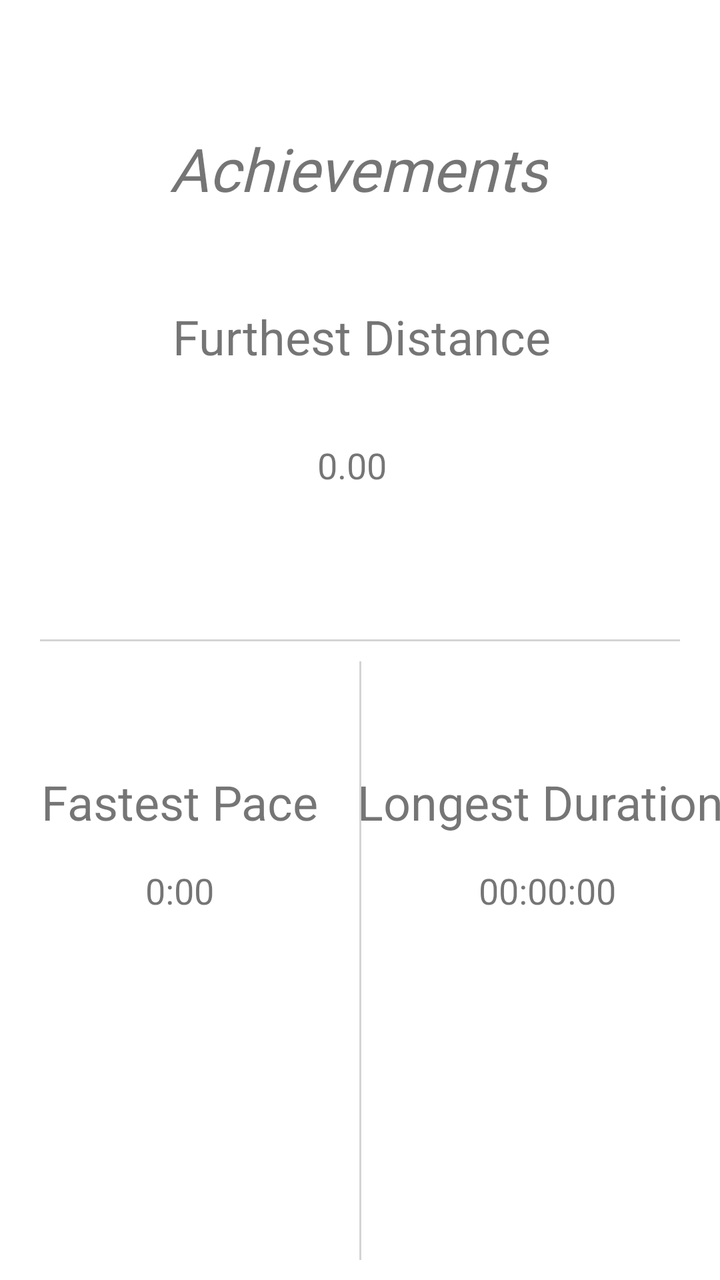
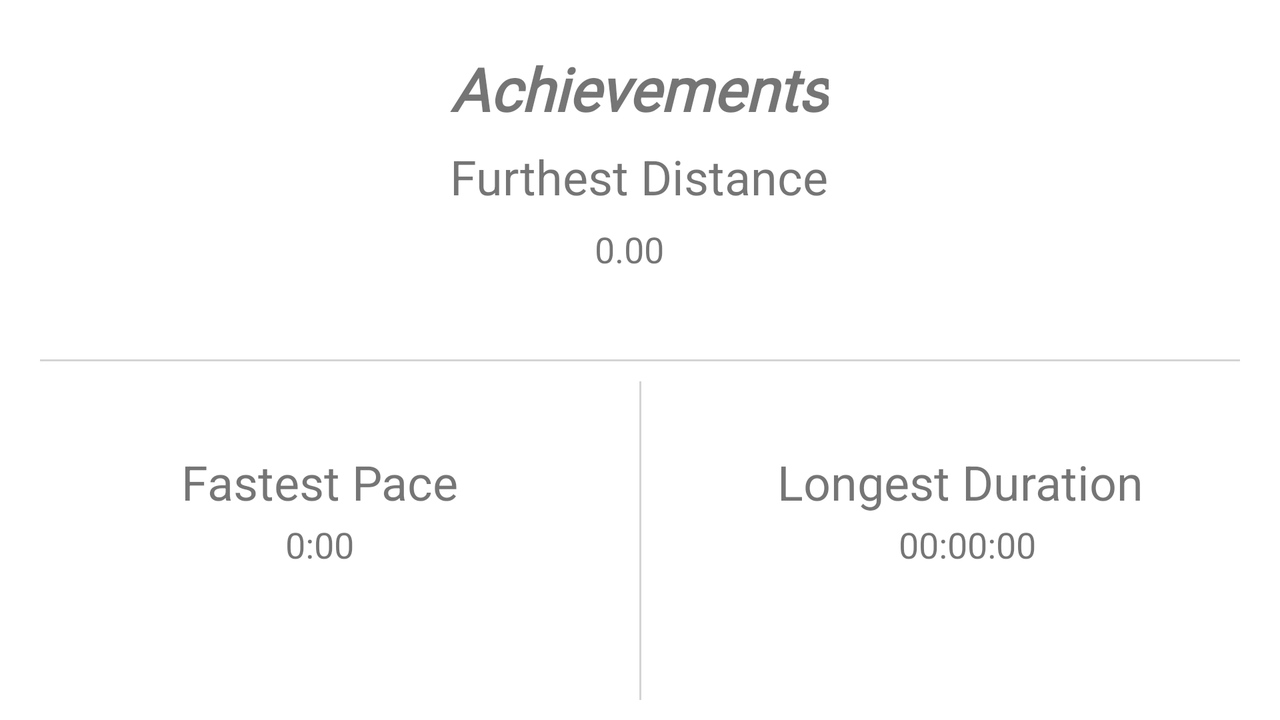

An Android layout and its configuration variant, each rendered on a device that would load it. The default file and the variant file are quoted in full after the pictures.
<!-- AndroidManifest.xml: application theme Theme.ActivityTracker -->
<!-- res/layout/profile_fragment.xml -->
<?xml version="1.0" encoding="utf-8"?>
<FrameLayout xmlns:android="http://schemas.android.com/apk/res/android"
    xmlns:app="http://schemas.android.com/apk/res-auto"
    xmlns:tools="http://schemas.android.com/tools"
    android:layout_width="match_parent"
    android:layout_height="match_parent"
    android:alpha="5"
    tools:context=".profile.ProfileFragment">

    <androidx.constraintlayout.widget.ConstraintLayout
        android:layout_width="match_parent"
        android:layout_height="match_parent">

        <TextView
            android:id="@+id/furthestDistTitle"
            android:layout_width="wrap_content"
            android:layout_height="wrap_content"
            android:layout_marginTop="152dp"
            android:gravity="center"
            android:text="@string/furthest_dist_title"
            android:textSize="24sp"
            app:layout_constraintEnd_toEndOf="parent"
            app:layout_constraintHorizontal_bias="0.505"
            app:layout_constraintStart_toStartOf="parent"
            app:layout_constraintTop_toTopOf="parent" />

        <View
            android:id="@+id/horizontalDivider"
            android:layout_width="match_parent"
            android:layout_height="1dp"
            android:layout_marginStart="20dp"
            android:layout_marginLeft="20dp"
            android:layout_marginEnd="20dp"
            android:layout_marginRight="20dp"
            android:alpha="0.5"
            android:background="@android:color/darker_gray"
            app:layout_constraintBottom_toBottomOf="parent"
            app:layout_constraintEnd_toEndOf="parent"
            app:layout_constraintStart_toStartOf="parent"
            app:layout_constraintTop_toTopOf="parent" />

        <TextView
            android:id="@+id/furthestDist"
            android:layout_width="wrap_content"
            android:layout_height="wrap_content"
            android:layout_marginTop="36dp"
            android:gravity="center"
            android:text="@string/initial_dist"
            android:textSize="18sp"
            app:layout_constraintBottom_toTopOf="@+id/horizontalDivider"
            app:layout_constraintEnd_toEndOf="@+id/furthestDistTitle"
            app:layout_constraintHorizontal_bias="0.468"
            app:layout_constraintStart_toStartOf="@+id/furthestDistTitle"
            app:layout_constraintTop_toBottomOf="@+id/furthestDistTitle"
            app:layout_constraintVertical_bias="0.0" />

        <TextView
            android:id="@+id/fastestPaceTitle"
            android:layout_width="wrap_content"
            android:layout_height="wrap_content"
            android:layout_marginTop="140dp"
            android:layout_weight="1"
            android:gravity="center"
            android:text="@string/fastest_pace"
            android:textSize="24sp"
            app:layout_constraintEnd_toStartOf="@+id/verticalDivider"
            app:layout_constraintHorizontal_chainStyle="spread"
            app:layout_constraintStart_toStartOf="parent"
            app:layout_constraintTop_toBottomOf="@+id/furthestDist" />

        <TextView
            android:id="@+id/fastestPace"
            android:layout_width="wrap_content"
            android:layout_height="wrap_content"
            android:layout_marginTop="16dp"
            android:layout_weight="1"
            android:gravity="center"
            android:text="@string/initial_pace"
            android:textSize="18sp"
            app:layout_constraintBottom_toBottomOf="parent"
            app:layout_constraintEnd_toEndOf="@+id/fastestPaceTitle"
            app:layout_constraintStart_toStartOf="@+id/fastestPaceTitle"
            app:layout_constraintTop_toBottomOf="@+id/fastestPaceTitle"
            app:layout_constraintVertical_bias="0.0" />

        <View
            android:id="@+id/verticalDivider"
            android:layout_width="1dp"
            android:layout_height="0dp"
            android:layout_marginTop="10dp"
            android:layout_marginBottom="10dp"
            android:alpha="0.5"
            android:background="@android:color/darker_gray"
            app:layout_constraintBottom_toBottomOf="parent"
            app:layout_constraintEnd_toEndOf="parent"
            app:layout_constraintStart_toStartOf="parent"
            app:layout_constraintTop_toBottomOf="@+id/horizontalDivider" />

        <TextView
            android:id="@+id/longestDurationTitle"
            android:layout_width="wrap_content"
            android:layout_height="wrap_content"
            android:layout_marginTop="140dp"
            android:layout_weight="1"
            android:gravity="center"
            android:text="@string/longest_duration"
            android:textSize="24sp"
            app:layout_constraintEnd_toEndOf="parent"
            app:layout_constraintStart_toEndOf="@+id/verticalDivider"
            app:layout_constraintTop_toBottomOf="@+id/furthestDist" />

        <TextView
            android:id="@+id/longestDuration"
            android:layout_width="wrap_content"
            android:layout_height="wrap_content"
            android:layout_marginTop="16dp"
            android:layout_weight="1"
            android:gravity="center"
            android:text="@string/initial_time"
            android:textSize="18sp"
            app:layout_constraintBottom_toBottomOf="parent"
            app:layout_constraintEnd_toEndOf="@+id/longestDurationTitle"
            app:layout_constraintHorizontal_bias="0.531"
            app:layout_constraintStart_toStartOf="@+id/longestDurationTitle"
            app:layout_constraintTop_toBottomOf="@+id/longestDurationTitle"
            app:layout_constraintVertical_bias="0.0" />

        <TextView
            android:id="@+id/profile_title"
            android:layout_width="wrap_content"
            android:layout_height="46dp"
            android:layout_marginTop="64dp"
            android:fontFamily="@font/rubik_light"
            android:text="@string/profile_frag_title"
            android:textSize="30sp"
            android:textStyle="italic"
            app:layout_constraintEnd_toEndOf="parent"
            app:layout_constraintHorizontal_bias="0.497"
            app:layout_constraintStart_toStartOf="parent"
            app:layout_constraintTop_toTopOf="parent" />

    </androidx.constraintlayout.widget.ConstraintLayout>

</FrameLayout>
<!-- resources referenced by this layout -->
<resources>
  <string name="fastest_pace">Fastest Pace</string>
  <string name="furthest_dist_title">Furthest Distance</string>
  <string name="initial_dist">0.00</string>
  <string name="initial_pace">0:00</string>
  <string name="initial_time">00:00:00</string>
  <string name="longest_duration">Longest Duration</string>
  <string name="profile_frag_title">Achievements</string>
  <style name="Theme.ActivityTracker" parent="Theme.MaterialComponents.DayNight.NoActionBar">
          
          <item name="colorPrimary">@color/black</item>
          <item name="colorPrimaryVariant">@color/black</item>
          <item name="colorOnPrimary">@color/white</item>
          
          <item name="colorSecondary">@color/teal_200</item>
          <item name="colorSecondaryVariant">@color/teal_700</item>
          <item name="colorOnSecondary">@color/black</item>
          
          <item name="android:statusBarColor" tools:targetApi="l">?attr/colorPrimaryVariant</item>
          
      </style>
  <color name="black">#FF000000</color>
  <color name="white">#FFFFFFFF</color>
  <color name="teal_200">#FF03DAC5</color>
  <color name="teal_700">#FF018786</color>
</resources>
<!-- res/layout-land/profile_fragment.xml (the repository's variant of the layout above) -->
<!-- drawn on the phone turned sideways -->
<?xml version="1.0" encoding="utf-8"?>
<FrameLayout xmlns:android="http://schemas.android.com/apk/res/android"
    xmlns:app="http://schemas.android.com/apk/res-auto"
    xmlns:tools="http://schemas.android.com/tools"
    android:layout_width="match_parent"
    android:layout_height="match_parent"
    tools:context=".profile.ProfileFragment">

    <androidx.constraintlayout.widget.ConstraintLayout
        android:layout_width="match_parent"
        android:layout_height="match_parent">

        <TextView
            android:id="@+id/furthestDistTitle"
            android:layout_width="wrap_content"
            android:layout_height="wrap_content"
            android:layout_marginTop="72dp"
            android:gravity="center"
            android:text="@string/furthest_dist_title"
            android:textSize="24sp"
            app:layout_constraintEnd_toEndOf="parent"
            app:layout_constraintHorizontal_bias="0.499"
            app:layout_constraintStart_toStartOf="parent"
            app:layout_constraintTop_toTopOf="parent" />

        <View
            android:id="@+id/horizontalDivider"
            android:layout_width="match_parent"
            android:layout_height="1dp"
            android:layout_marginStart="20dp"
            android:layout_marginLeft="20dp"
            android:layout_marginEnd="20dp"
            android:layout_marginRight="20dp"
            android:alpha="0.5"
            android:background="@android:color/darker_gray"
            app:layout_constraintBottom_toBottomOf="parent"
            app:layout_constraintEnd_toEndOf="parent"
            app:layout_constraintStart_toStartOf="parent"
            app:layout_constraintTop_toTopOf="parent" />

        <TextView
            android:id="@+id/furthestDist"
            android:layout_width="wrap_content"
            android:layout_height="wrap_content"
            android:layout_marginTop="8dp"
            android:gravity="center"
            android:text="@string/initial_dist"
            android:textSize="18sp"
            app:layout_constraintBottom_toTopOf="@+id/horizontalDivider"
            app:layout_constraintEnd_toEndOf="@+id/furthestDistTitle"
            app:layout_constraintHorizontal_bias="0.468"
            app:layout_constraintStart_toStartOf="@+id/furthestDistTitle"
            app:layout_constraintTop_toBottomOf="@+id/furthestDistTitle"
            app:layout_constraintVertical_bias="0.0" />

        <TextView
            android:id="@+id/fastestPaceTitle"
            android:layout_width="wrap_content"
            android:layout_height="wrap_content"
            android:layout_marginTop="88dp"
            android:layout_weight="1"
            android:gravity="center"
            android:text="@string/fastest_pace"
            android:textSize="24sp"
            app:layout_constraintEnd_toStartOf="@+id/verticalDivider"
            app:layout_constraintHorizontal_chainStyle="spread"
            app:layout_constraintStart_toStartOf="parent"
            app:layout_constraintTop_toBottomOf="@+id/furthestDist" />

        <TextView
            android:id="@+id/fastestPace"
            android:layout_width="wrap_content"
            android:layout_height="wrap_content"
            android:layout_marginTop="3dp"
            android:layout_weight="1"
            android:gravity="center"
            android:text="@string/initial_pace"
            android:textSize="18sp"
            app:layout_constraintBottom_toBottomOf="parent"
            app:layout_constraintEnd_toEndOf="@+id/fastestPaceTitle"
            app:layout_constraintStart_toStartOf="@+id/fastestPaceTitle"
            app:layout_constraintTop_toBottomOf="@+id/fastestPaceTitle"
            app:layout_constraintVertical_bias="0.0" />

        <TextView
            android:id="@+id/longestDurationTitle"
            android:layout_width="wrap_content"
            android:layout_height="wrap_content"
            android:layout_marginTop="88dp"
            android:layout_weight="1"
            android:gravity="center"
            android:text="@string/longest_duration"
            android:textSize="24sp"
            app:layout_constraintEnd_toEndOf="parent"
            app:layout_constraintStart_toEndOf="@+id/verticalDivider"
            app:layout_constraintTop_toBottomOf="@+id/furthestDist" />

        <TextView
            android:id="@+id/longestDuration"
            android:layout_width="wrap_content"
            android:layout_height="wrap_content"
            android:layout_marginTop="3dp"
            android:layout_weight="1"
            android:gravity="center"
            android:text="@string/initial_time"
            android:textSize="18sp"
            app:layout_constraintBottom_toBottomOf="parent"
            app:layout_constraintEnd_toEndOf="@+id/longestDurationTitle"
            app:layout_constraintHorizontal_bias="0.531"
            app:layout_constraintStart_toStartOf="@+id/longestDurationTitle"
            app:layout_constraintTop_toBottomOf="@+id/longestDurationTitle"
            app:layout_constraintVertical_bias="0.0" />

        <TextView
            android:id="@+id/profile_title2"
            android:layout_width="wrap_content"
            android:layout_height="46dp"
            android:layout_marginTop="24dp"
            android:fontFamily="@font/rubik_light"
            android:text="@string/profile_frag_title"
            android:textSize="30sp"
            android:textStyle="bold|italic"
            app:layout_constraintEnd_toEndOf="parent"
            app:layout_constraintHorizontal_bias="0.499"
            app:layout_constraintStart_toStartOf="parent"
            app:layout_constraintTop_toTopOf="parent" />

        <View
            android:id="@+id/verticalDivider"
            android:layout_width="1dp"
            android:layout_height="0dp"
            android:layout_marginTop="10dp"
            android:layout_marginBottom="10dp"
            android:alpha="0.5"
            android:background="@android:color/darker_gray"
            app:layout_constraintBottom_toBottomOf="parent"
            app:layout_constraintEnd_toEndOf="parent"
            app:layout_constraintStart_toStartOf="parent"
            app:layout_constraintTop_toBottomOf="@+id/horizontalDivider" />

    </androidx.constraintlayout.widget.ConstraintLayout>

</FrameLayout>
